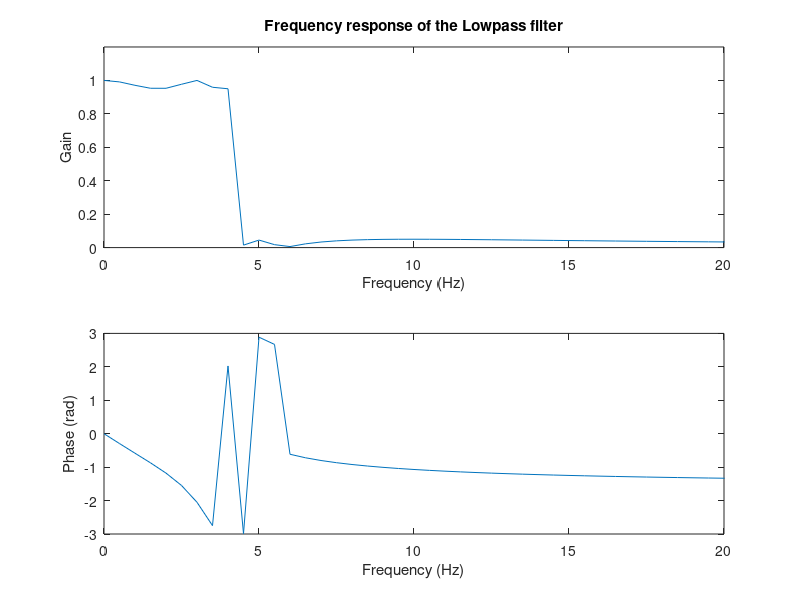

Recreate this plot in MATLAB. (Note: this script raises an error after producing the figure.)
clc
clear all
close all

%% LOAD DATA 
% SIGNLAS: F4C4, DELTA2, DELTA2_PV, BFV2.
load data/dataset09.mat

% BFV2 - blood flow rate (cm/sec) measured with ecodoppler at the right 
% cerebral artery with sampling frequency Fs BFV = 0.5 Hz.

% F4C4 - EEG (mV) measured from a frontal derivation located on the right 
% side of the scalp with sampling frequency Fs EEG = 512 Hz.

%%  PART 1
% Extract the delta component (DELTA2: 0-4 Hz) from the F4C4 signal using an
% elliptical low pass filter, with maximum deviation in the pass and stop 
% bands from the ideal values of 0.05 dB and a transition band of 0.5 Hz. 
% Implement the filter to eliminate phase distortion.

% Filter parameters
Rp_db = -20*log10(0.95); % passband ripple
Rs_db = -20*log10(0.05); % stopband ripple
Wp = 4/(Fs_EEG/2); % passband edge frequency      
Ws = 4.5/(Fs_EEG/2); % stopband edge frequency

[order, Wn] = ellipord(Wp, Ws, Rp_db, Rs_db);

% Filter coefficients
[b,a] = ellip(order, Rp_db, Rs_db, Wn);

% Extracting DELTA2 component
DELTA2 = filtfilt(b, a, F4C4);

%% PART 2
% Report the difference equation of the filter, plot on a 
% frequency scale Gain and Phase of its frequency response.

[H,F] = freqz(b, a, 512, Fs_EEG);

figure
subplot(211)
plot(F,abs(H))
title(['Frequency response of the Lowpass filter'])
ylabel('Gain')
xlabel('Frequency (Hz)')
xlim([0 20])
ylim([0 1.2])
subplot(212)
plot(F, angle(H))
ylabel('Phase (rad)')
xlabel('Frequency (Hz)')
xlim([0 20])

% Round the coefficients
b = roundn(b, -4);  
a = roundn(a, -4); 
disp(['Difference equation of a ' num2str(order) 'th order filter ' ])
disp('')
disp(['y(n) = ' num2str(-a(2)) '*y(n-1)' num2str(-a(3)) '*y(n-2) + ' num2str(-a(4)) '*y(n-3)' ...
    num2str(-a(5)) '*y(n-4) + ' num2str(-a(6)) '*y(n-5) + ' num2str(b(1)) '*x(n)' num2str(b(2)) '*x(n-1) + ' ...
     num2str(b(3)) '*x(n-2) + ' num2str(b(4)) '*x(n-3)' num2str(b(5)) '*x(n-4) + ' num2str(b(6)) '*x(n-5)'])

%% PART 3
% Plot on two graphs 5 seconds of signal F4C4 and 5 seconds of signal DELTA2
% indicating on the graphs with dotted lines the mean ± SD.

t = 0:1/Fs_EEG:5-1/Fs_EEG;
% Mean and std in 5 sec interval
mean_F4C4 = mean(F4C4(1:length(t)));
SD_F4C4 = std(F4C4(1:length(t)));

mean_DELTA2 = mean(DELTA2(1:length(t)));
SD_DELTA2 = std(DELTA2(1:length(t)));

% 5 sec plot with mean  and +- std
figure
subplot(211)
plot(t, F4C4(1:length(t)), t, mean_F4C4*ones(1,length(t)), '--r', t, ...
    (mean_F4C4+SD_F4C4)*ones(1,length(t)), '--r', t, ...
    (mean_F4C4-SD_F4C4)*ones(1,length(t)), '--r')
title('Signal F4C4')
ylabel('mV')
xlabel('time (s)')
ylim([-15 25])

subplot(212)
plot(t, DELTA2(1:length(t)), t, mean_DELTA2*ones(1,length(t)), '--r',t, ...
    (mean_DELTA2+SD_DELTA2)*ones(1,length(t)), '--r', t, ...
    (mean_DELTA2-SD_DELTA2)*ones(1,length(t)),'--r')
title('Signal DELTA2')
xlabel('time (s)')
ylabel('mV')
ylim([-8 5])

%% PART 4
% Segment the DELTA2 signal in 2sec intervals.

% Create a matrix with 1024 columns (512x2 -> no. samples in 2 sec)
n_col = Fs_EEG*2; % 1024 = length of the segments
n_row = length(DELTA2)/n_col; % 150 = no. segments

matr_segm = zeros(n_row, n_col);
k = 1;
for i = 1:n_row
    matr_segm(i,:) = DELTA2(k:k+n_col-1); % n_col-1023
    k = k+n_col; % n_col = 1024
end

%% PART 5 
% For each interval of 2 seconds, evaluate the spectrum using the periodogram
% method and integrate (numerically) the spectrum to evaluate the total 
% power associated with the delta band.

spectrum_segm = zeros(n_row,n_col); % matrix that contains the spectrums of the segments

% Periodogram on each segment (row)
for i = 1:n_row
    P_period = (1/n_col)*abs(fft(matr_segm(i,:)-mean(matr_segm(i,:)),n_col)).^2;
    spectrum_segm(i,:) = P_period;
end

% Take half of the samples
spectrum_segm = spectrum_segm(:,1:n_col/2);

% Frequency for plotting, take half of the samples
freq = 0:Fs_EEG/n_col:Fs_EEG-Fs_EEG/n_col;
freq = freq(1:n_col/2);

% Numerical integration performed in part 6

%% PART 6
% Construct the DELTA2 PV (Power Variability) signal which reports, at 2-second intervals (hence
% with a sampling frequency of 0.5 Hz), the total power associated with the delta band.

% Define the samplig rate for trapz
s_rate = Fs_EEG/1024;

DELTA2_PV = zeros(1, n_row);
for i = 1:n_row
    DELTA2_PV(i) = s_rate*trapz(spectrum_segm(i, 1:9)); %Integrate each segment with "trapz" and join them
end
Fs_D2PV = 0.5; %sampling frequency of DELTA2_PV


t_d2pv = 2:2:150*2; 
figure
plot(t_d2pv, DELTA2_PV, '-')
title('DELTA2 PV')
ylabel('mV^2')
xlabel('time (sec)')

%% PART 7
% Evaluate the spectrum of the DELTA2 PV signal with the direct FT method (Periodogram).

L = length(DELTA2_PV);
spectrum_D2PV = (1/L)*abs(fft(DELTA2_PV-mean(DELTA2_PV), L)).^2; % subtract the mean before computing fft

spectrum_D2PV = spectrum_D2PV(:, 1:L/2);
f_D2PV = 0:Fs_D2PV/L:Fs_D2PV-Fs_D2PV/L;
f_D2PV = f_D2PV(1:L/2);

figure
plot(f_D2PV, spectrum_D2PV)
title('Spectrum of DELTA2 PV (Periodogram) ')
ylabel('mV^2/Hz')
xlabel('Frequency (Hz)')

%% PART 8
% Identify the optimal order AR model on the DELTA2 PV signal 
% (search for the order in the range1-20)

orders = 1:20;
no = length(orders);
FPE = zeros(no, 1);
AIC = zeros(no, 1);
Jmin = zeros(no, 1);

% Calculate for each model order: MSE, Akaike's Final Prediction Error,
% Akaike Information Criterion
for ord = 1:no
    th = ar(DELTA2_PV-mean(DELTA2_PV), ord, 'yw');
    Jmin(ord) = th.noisevariance;
    FPE(ord) = fpe(th); 
    AIC(ord) = aic(th); 
end

figure
plot(orders, Jmin, 'b-o')
legend('MSE')
ylabel('MSE')
xlabel('Order')

figure
plot(orders, AIC, 'r-^')
legend('AIC')
ylabel('AIC')
xlabel('Order')

figure
plot(orders, FPE, 'g-*')
legend('FPE')
ylabel('FPE')
xlabel('Order')

ord_aic = find(AIC==min(AIC));
ord_fpe = find(FPE==min(FPE));

% Evaluation of Jmin ratio for subsequent orders
epsilon = 0.001;
p = 0;
ratio = 0;
while((ratio<=(1-epsilon))&(p<no))
    p = p+1;
    ratio(p) = Jmin(p+1)/Jmin(p);
end
ord_j = p;

disp(['Optimal order by AIC: ' num2str(ord_aic)])
disp(['Optimal order by FPE: ' num2str(ord_fpe)])
disp(['Optimal order by J: ' num2str(ord_j)])

% ANDERSON TEST
ord_test = 1;
s = DELTA2_PV-mean(DELTA2_PV); %subtract the mean from DELTA2_PV
test = ar(s, ord_test, 'yw');
err = filter(test.a, 1, s);
% err=err-mean(err);

% calculate ro(k)=R(k)/R(0)
l_err = length(err);
k_max = 50;
ro = zeros(k_max+1 ,1);
for k = 0:k_max
    temp = 0;
    for n = 0:(l_err-k-1)
        temp = temp+err(n+1)*err(n+1+k);
    end
    ro(k+1) = temp;
end
ro = ro/ro(1);
ro(1) = []; % ro(1)=1, we are interested in the other values
std_err = sqrt(1/l_err);
alpha = 0.05; % set the threshold
bb = norminv([alpha/2 1-alpha/2], 0, std_err);
beta = bb(2);
exceed = length(find(abs(ro)>beta)); % Search for values that exceed the threshold
disp(['Values that exceed the threshold are ', num2str(exceed/length(ro)*100),'%']);

% PLOT
figure
box on, hold on
plot(ro,'o--')
plot([0 length(ro)], [0 0],'r--')
plot([0 length(ro)], [bb(1) bb(1)], 'k--')
plot([0 length(ro)], [bb(2) bb(2)], 'k--')
ylim([-0.2 0.2])
title('Estimation of \rho coefficients for the Anderson test')
xlabel('k'), ylabel('Normalized values')

%% PART 9
% Difference equation of the optimal order AR model.

disp(['Difference equation of the AR model of order ' num2str(ord_test)])
disp(['y(n)= ' num2str(roundn(test.a(2),-4)) '*y(n-1) + x(n)'])

%% PART 10
% Use the optimal order AR model to estimate the spectrum of DELTA2 PV signal.

model = ar(s, 1, 'yw');
[H,f] = freqz(1, model.a, L, Fs_D2PV);
PSD = ((abs(H)).^2)*model.noisevariance;
figure
plot(f, PSD)
title('Power Spectral Density with AR model');
ylabel('mV^2/Hz')
xlabel('Frequency (Hz)')

%% PART 11
% Evaluate the Coherence function between DELTA2 PV and BFV2 signals.

% [Coer, F1] = mscohere(DELTA2_PV, BFV2, L/15 ,L/30 , L, Fs_BFV); % Trying
% several windows
% [Coer, F1] = mscohere(DELTA2_PV, BFV2, L/3, 0.5*(L/3), L, Fs_BFV);
[Coer, F1] = mscohere(DELTA2_PV, BFV2, L/5, 0.5*(L/5), L, Fs_BFV);
figure
plot(F1, Coer)
title('Coherence function between DELTA2 PV and BFV2')
xlabel('Frequency (Hz)')

%% PART 12
% Spectrum of DELTA2 PV, Periodogram vs AR model

figure
plot(f_D2PV, spectrum_D2PV, f, PSD, 'r')
legend('Periodogram','AR')
title('Spectrum of DELTA2 PV: Periodogram vs AR')
ylabel('mV^2/Hz')
xlabel('Frequency (Hz)')














